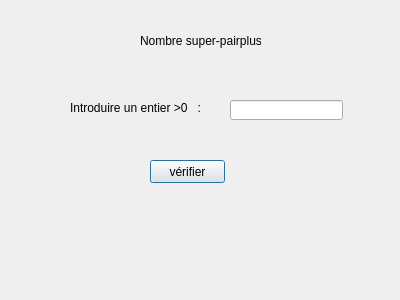
<?xml version="1.0" encoding="UTF-8"?>
<ui version="4.0">
 <class>Dialog</class>
 <widget class="QDialog" name="Dialog">
  <property name="geometry">
   <rect>
    <x>0</x>
    <y>0</y>
    <width>400</width>
    <height>300</height>
   </rect>
  </property>
  <property name="windowTitle">
   <string>Dialog</string>
  </property>
  <widget class="QLabel" name="label">
   <property name="geometry">
    <rect>
     <x>140</x>
     <y>20</y>
     <width>121</width>
     <height>41</height>
    </rect>
   </property>
   <property name="text">
    <string>Nombre super-pairplus</string>
   </property>
  </widget>
  <widget class="QLabel" name="label_2">
   <property name="geometry">
    <rect>
     <x>70</x>
     <y>100</y>
     <width>141</width>
     <height>16</height>
    </rect>
   </property>
   <property name="text">
    <string>Introduire un entier &gt;0   :</string>
   </property>
  </widget>
  <widget class="QLabel" name="l2">
   <property name="geometry">
    <rect>
     <x>110</x>
     <y>210</y>
     <width>171</width>
     <height>20</height>
    </rect>
   </property>
   <property name="text">
    <string/>
   </property>
  </widget>
  <widget class="QLineEdit" name="l1">
   <property name="geometry">
    <rect>
     <x>230</x>
     <y>100</y>
     <width>113</width>
     <height>20</height>
    </rect>
   </property>
  </widget>
  <widget class="QPushButton" name="b1">
   <property name="geometry">
    <rect>
     <x>150</x>
     <y>160</y>
     <width>75</width>
     <height>23</height>
    </rect>
   </property>
   <property name="text">
    <string>vérifier</string>
   </property>
  </widget>
 </widget>
 <resources/>
 <connections/>
</ui>
